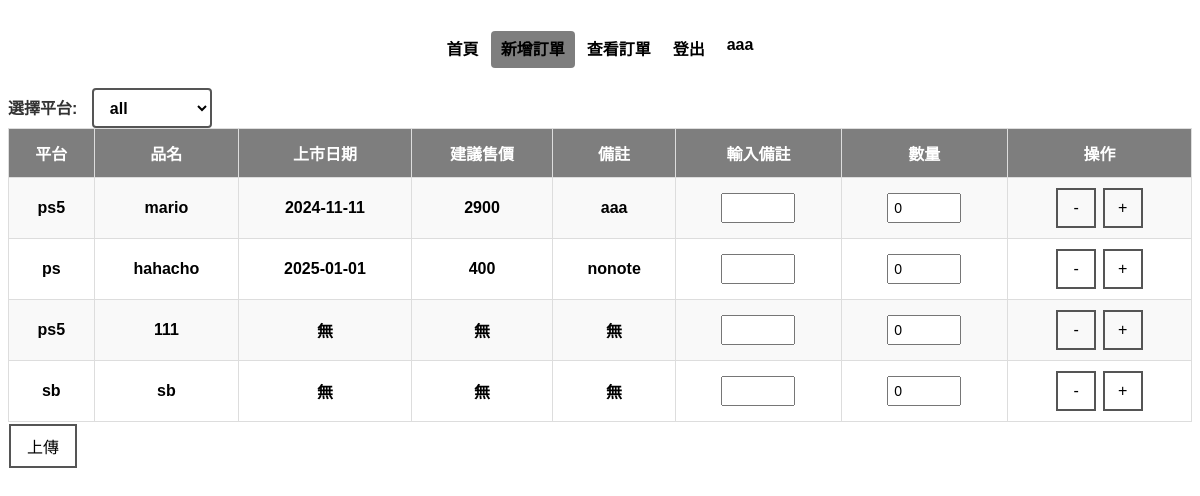
/customer/order/ (signed in), run on the app's committed database.
### base/models.py (models this page shows)
class Product(models.Model):
    id = models.AutoField(primary_key=True)
    release_date = models.DateField(blank=True, null=True)
    platform = models.CharField(max_length=10)
    product_name = models.CharField(max_length=50)
    suggested_price = models.DecimalField(max_digits=7, decimal_places=0,blank=True, null=True)
    notes = models.TextField(blank=True, null=True)

### customer/views.py (the view, shortened to what this page needs)
# urls.py: path("order/", OrderView.as_view(), name='order'),
class OrderView(LoginRequiredMixin, TemplateView):
    template_name = 'order.html'
    def get_context_data(self, **kwargs):
        context = super().get_context_data(**kwargs)
        platforms = Product.objects.values_list('platform', flat=True).distinct()
        product = Product.objects.all()
        OrderFormSet = formset_factory(OrderForm, extra=len(Product.objects.all()))
        formset_instance = OrderFormSet()
        combined = zip(formset_instance.forms,product)
        context['platforms'] = platforms
        context['formset'] = OrderFormSet
        context['combined'] = combined
        return context

### template/order.html (shortened to what this page needs)
{%extends "bases/Base.html"%}
{% load static %}
{%block body%}
<div class="header">
    <header class="d-flex justify-content-center py-3">
        <ul class="nav nav-pills">
            <li class="nav-item"><a href="/customer/" class="nav-link" aria-current="page">首頁</a></li>
            <li class="nav-item"><a href="/customer/order/" class="nav-link active">新增訂單</a></li>
            <li class="nav-item"><a href="/customer/check/" class="nav-link">查看訂單</a></li>
            <li class="nav-item"><a href="/logout/" class="nav-link">登出</a></li>
            <li class="nav-item"><a href="/logout/" class="nav-link">{{ user.username }}</a></li>
        </ul>
    </header>
</div>
<label for="category-select">選擇平台:</label>
        <select id="platform-select">
            <option value="all">all</option>
        </select>
<form method="post" action="">
    <table>
        <tr>
            <th>平台</th>
            <th>品名</th>
            <th>上市日期</th>
            <th>建議售價</th>
            <th>備註</th>
            <th>輸入備註</th>
            <th>數量</th>
            <th>操作</th>
        </tr>
        {%for form,product in combined%}
            <tr class="trs {{product.platform}}">
                <td>{{product.platform}}</td>
                <td>{{product.product_name}}</td>
                <td>{{product.release_date|date:"Y-m-d"|default:"無"}}</td>
                <td>{{product.suggested_price|default:"無"}}</td>
                <td>{{product.notes|default:"無"}}</td>
                <td>{{form.input_notes}}</td>
                <td>{{form.quantity}}</td>
                <td>
                    <button type="button" class="ctrl" onclick="decrement(this)">-</button>
                    <button type="button" class="ctrl" onclick="increment(this)">+</button>
                </td>
            </tr>
        {%endfor%}
    </table>
    <button type="submit">上傳</button>
</form>
{%endblock%}

### static/css/setting.css (style rules this page uses)
body { background-color: rgb(255, 255, 255); font-family: '微軟正黑體', 'Arial', sans-serif; font-weight: bold; color: rgb(0, 0, 0); overflow-y:scroll; }
.header a { color: rgb(0, 0, 0); }
.header a.nav-link.active { color: rgb(0, 0, 0); background-color: #00000081; }
header { text-align: center; display: grid; align-items: center; background-color: #ffffff; height: 80px; }
ul { text-align: center; list-style-type: none; padding: 0; margin: 0; display: flex; }
header .nav { display: flex; justify-self: center; }
.order { padding: 5px; font-size: 14px; width: 60px; margin: 2px; }
button { background-color: transparent; border: 2px solid #555555; color: black; padding: 8px 16px; text-align: center; text-decoration: none; display: inline-block; font-size: 16px; margin: 2px 1px; cursor: pointer; transition: all 0.3s; }
.ctrl { width: 40px; height: 40px; padding: 0px 0px; }
table { width: 100%; border-collapse: collapse; }
th, td { border: 1px solid #ddd; padding: 8px; text-align: center; }
th { background-color: #f2f2f2; text-align: center; }
tr:nth-child(even) { background-color: #f9f9f9; }
th { padding-top: 12px; padding-bottom: 12px; background-color: #00000081; color: white; }
label { color: #333; margin-right: 10px; }
select { height: 40px; width: 120px; font-size: 16px; padding: 6px 12px; border: 2px solid #555555; border-radius: 4px; background-color: transparent; color: #000000; cursor: pointer; transition: all 0.3s; font-family: '微軟正黑體', 'Arial', sans-serif; font-weight: bold; }
a { text-decoration: none; color: #1e1d1d; margin: 0 1px; border-radius: 4px; transition: all 0.3s ease; font-family: '微軟正黑體', 'Arial', sans-serif; font-weight: bold; }
.nav-link { text-decoration: none; color: #1e1d1d; padding: 10px 10px; margin: 0 1px; border-radius: 4px; transition: all 0.3s ease; font-family: '微軟正黑體', 'Arial', sans-serif; font-weight: bold; }
option { font-family: '微軟正黑體', 'Arial', sans-serif; font-weight: bold; }

### data on the page
Product: platform "ps5", product_name "mario", release_date "2024-11-11", suggested_price "2900", notes "aaa", quantity "0"
Product: platform "ps", product_name "hahacho", release_date "2025-01-01", suggested_price "400", notes "nonote", quantity "0"
Product: platform "ps5", product_name "111", release_date "無", suggested_price "無", notes "無", quantity "0"
Product: platform "sb", product_name "sb", release_date "無", suggested_price "無", notes "無", quantity "0"

### other printed values
{{ user.username }} "aaa"
